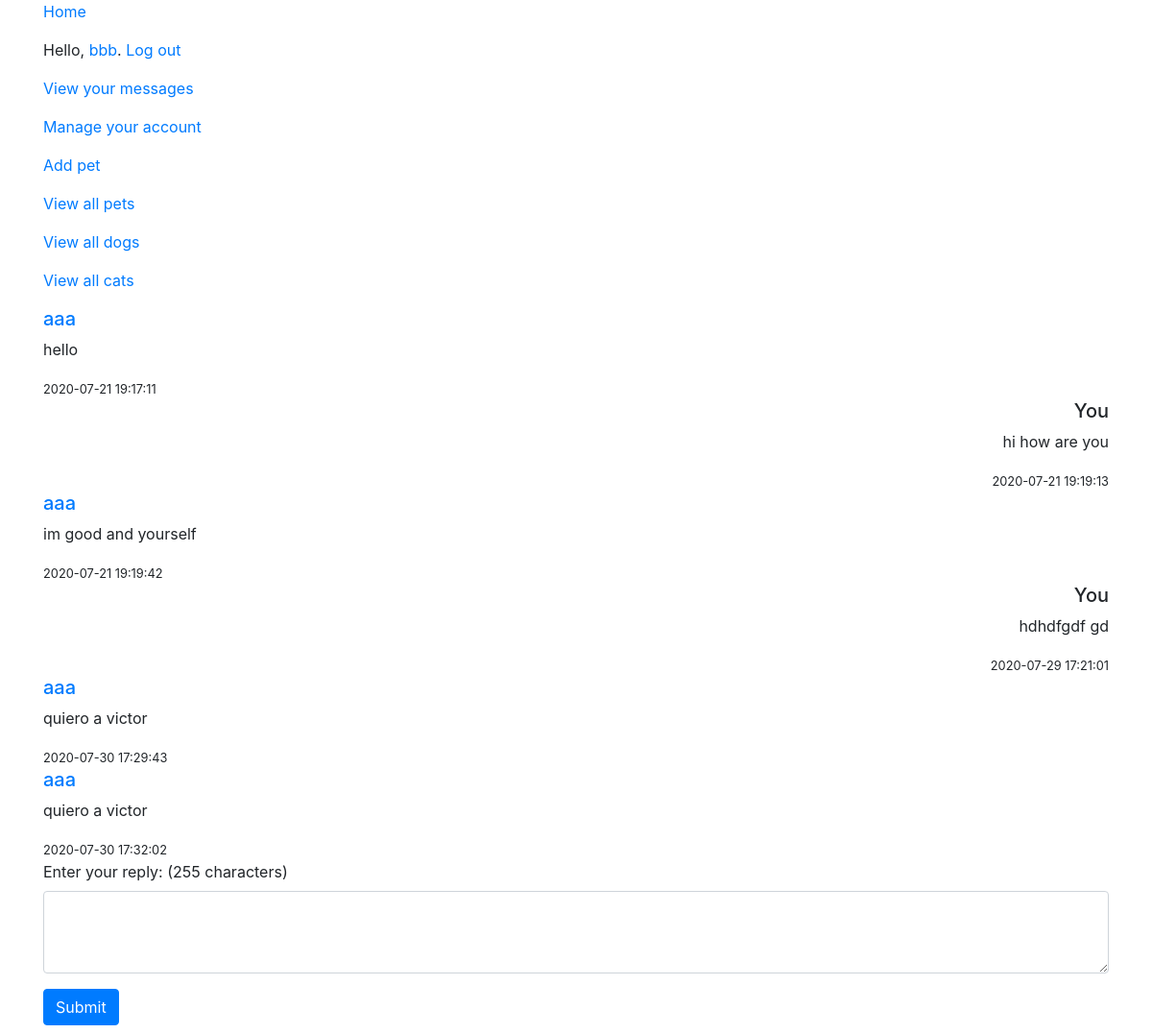
The page /messages/2 (signed in) on the database its author committed.
### tables this page shows
CREATE TABLE "users" (
	"id"	integer PRIMARY KEY AUTOINCREMENT,
	"username"	text,
	"email"	text,
	"hash"	text,
	"location"	text,
	"shelter"	TEXT
);

CREATE TABLE "messages" (
	"id"	integer PRIMARY KEY AUTOINCREMENT,
	"sender"	integer,
	"thread_id"	integer,
	"message"	text,
	"timestamp"	datetime,
	"read"	INTEGER,
	FOREIGN KEY("sender") REFERENCES "users"("id"),
	FOREIGN KEY("thread_id") REFERENCES "threads"("id")
);

### app.py (the view)
@app.route('/messages/<thread_id>')
@login_required
def messages(thread_id):
    user = session.get("user")
    user_id = session.get("user_id")
    db = sqlite3.connect('app.db')
    c = db.cursor()
    rows = c.execute('''
        SELECT * FROM threads WHERE (id = ? AND user1 = ?) OR (id = ? AND user2 = ?)
    ''', (thread_id, user_id, thread_id, user_id)).fetchall()
    if len(rows) == 0:
        return redirect("/")
    messages = c.execute('''
        SELECT m.*, u.username AS from_user, t.user1, t.user2, t.subject FROM messages m
        LEFT JOIN users u ON u.id = m.sender
		LEFT JOIN threads t on m.thread_id = t.id
        LEFT JOIN users u1 on t.user1 = u1.id
		LEFT JOIN users u2 on t.user2 = u2.id
        WHERE thread_id = ?
    ''', (thread_id)).fetchall()
    return render_template("messages.html", user=user, user_id=user_id, messages=messages)

### app.py (called while the page is built)
@app.after_request
def after_request(response):
    response.headers['Cache-Control'] = 'no-cache, no-store, must-revalidate'
    response.headers['Expires'] = 0
    response.headers['Pragma'] = 'no-cache'
    return response

### helpers.py (called while the page is built)
def login_required(f):
    @wraps(f)
    def decorated_function(*args, **kwargs):
        if session.get("user") is None:
            return redirect("/login")
        return f(*args, **kwargs)
    return decorated_function

### templates/messages.html (shortened to what this page needs)
{% extends "layout.html" %}
{% block main %}
<div class="container">
    {% for message in messages %}
    {% if message[1] == user_id %}
    <div class="media right">
    {% else %}
    <div class="media">
    {% endif %}
        <div class="media-body">
            {% if message[1] == user_id %}
            <h5 class="mt-0">You</h5>
            {% else %}
            <h5 class="mt-0"><a href="/members/{{ message[6] }}">{{ message[6] }}</a></h5>
            {% endif %}
            <p>{{ message[3] }}</p>
            <small>{{ message[4][:19] }}</small>
        </div>
    </div>
    {% endfor %}
    {% if messages[0][8] == user %}
    <form action="/contact/{{ messages[0][10] }}" method="POST">
    {% else %}
    <form action="/contact/{{ messages[0][8] }}" method="POST">
    {% endif %}
        <div class="form-group">
            <label for="message">Enter your reply: (<span id="characters">255</span> character<span id="plural">s</span>)</label>
            <textarea name="message" class="form-control" id="message" rows="3" maxlength="255"></textarea>
        </div>
        <button type="submit" class="btn btn-primary mb-2">Submit</button>
    </form>
</div>
{% endblock %}

### templates/layout.html (shortened to what this page needs)
<!doctype html>
<html lang="en">
<head>
    <link rel="stylesheet" href="https://stackpath.bootstrapcdn.com/bootstrap/4.5.0/css/bootstrap.min.css">
    <link rel="stylesheet" type="text/css" href="/static/css/style.css"> {% block links %}{% endblock %}
</head>
<body>
    <div class="container">
        <p><a href="/">Home</a></p>
        {% if user %}
        <p>Hello, <a href="/members/{{ user }}">{{ user }}</a>. <a href="/logout">Log out</a></p>
        <p><a href="/messages">View your messages</a></p>
        <p><a href="/account">Manage your account</a></p>
        <p><a href="/add_pet">Add pet</a></p>
        {% else %}
        <p>Hello, visitor. Please <a href="/register">register</a> or <a href="/login">log in</a></p>
        {% endif %}
        <p><a href="/pets">View all pets</a></p>
        <p><a href="/pets/dogs">View all dogs</a></p>
        <p><a href="/pets/cats">View all cats</a></p>
    </div>
    {% block main %}{% endblock %}
</body>
</html>

### static/css/style.css (style rules this page uses)
.right { text-align: right; }

### rows shown on the page
users: username "bbb"
messages: username "aaa", message "hello", timestamp "2020-07-21 19:17:11"
messages: shows "You", message "hi how are you", timestamp "2020-07-21 19:19:13"
messages: username "aaa", message "im good and yourself", timestamp "2020-07-21 19:19:42"
messages: shows "You", message "hdhdfgdf gd", timestamp "2020-07-29 17:21:01"
messages: username "aaa", message "quiero a victor", timestamp "2020-07-30 17:29:43"
messages: username "aaa", message "quiero a victor", timestamp "2020-07-30 17:32:02"
